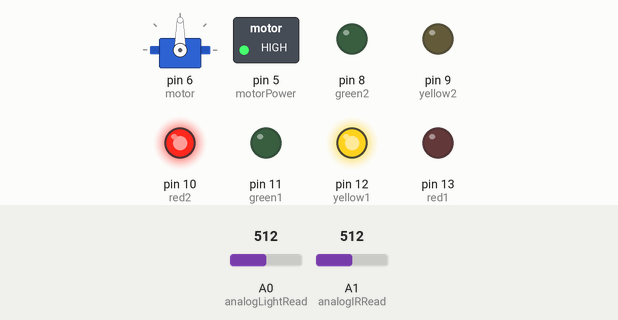
A sketch run on a simulated Arduino Uno, built with avr-gcc and run on an emulated ATmega328P. Shown: servo, switched loads named in the sketch (green lamp = pin HIGH), output pins drawn as LEDs (lit = HIGH). Inputs (shaded band) come from the test bench; at power-on: A1 (analogIRRead) = 512, A0 (analogLightRead) = 512. What the sketch prints to the serial monitor is not drawn.

Above: at 1.2 s.
1.3 s: A1 (analogIRRead) set to 961
At 2.2 s:
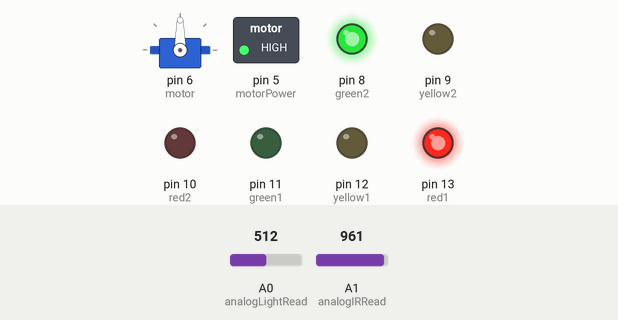
4.3 s: A1 (analogIRRead) set to 985
At 4.53 s:
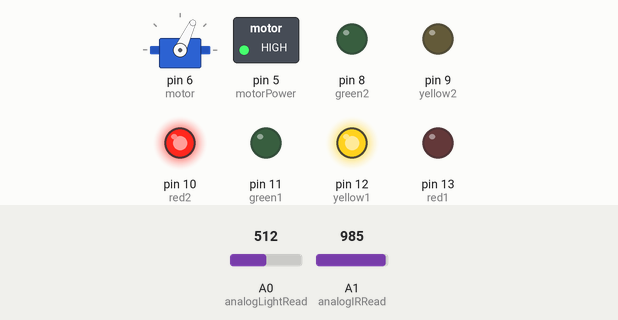
7.3 s: A1 (analogIRRead) set to 965
At 9.7 s:
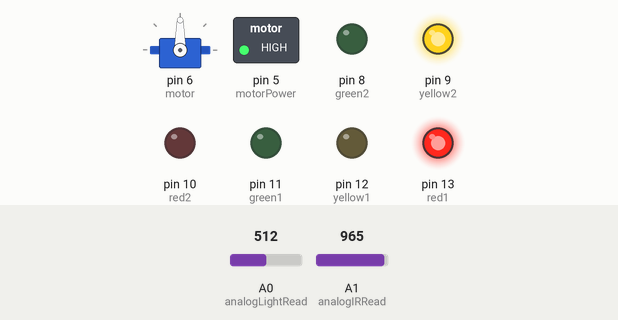
10.3 s: A1 (analogIRRead) set to 1023
At 10.84 s:
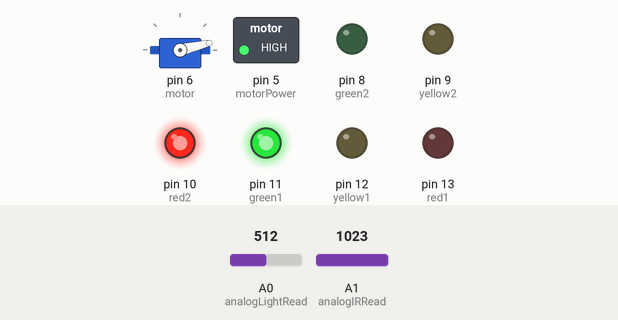
13.3 s: A1 (analogIRRead) set to 1009
16.3 s: A1 (analogIRRead) set to 990
Timing chart, 0 to 20.3 s (numbered marks = the images above; inputs shaded):
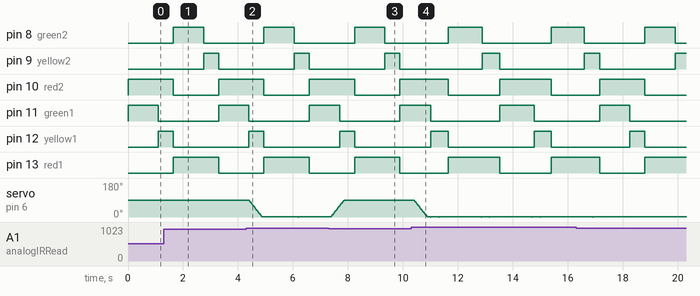

Measured:
- the behaviour switches between 974 and 975 on A1 (analogIRRead) (found by bisection; images 1 and 2)
- by itself, servo on pin 6 (motor): alternates 1° for 1.2 s and 0° for 0.01 s

The sketch:

ISPCode.ino
```cpp
#include <Servo.h>
//Traffic light/ Pedestrian
int trafficLightState;
int red1 = 13; //
int yellow1 = 12;
int green1 = 11;
int red2 = 10;
int yellow2= 9;
int green2 = 8;

//IR Sensor
int irSensorState = 0;
int analogIRRead = 1;
int limit = 975;

// Motor
int trafficGateState = 90;
boolean forward = false;
int motor = 6;
int motorPower = 5;
int count = 0;
int count2;

Servo myservo;

//Light detector
int analogLightRead = A0;

// Lamps
int lamp1 = 4; // Controlled by light detector
int lamp2 = 3;

void setup() {
  // put your setup code here, to run once:
  pinMode(red1,OUTPUT);
  pinMode(yellow1,OUTPUT);
  pinMode(green1,OUTPUT);
  pinMode(red2,OUTPUT);
  pinMode(yellow2,OUTPUT);
  pinMode(green2,OUTPUT);

  pinMode(motorPower,OUTPUT);
  digitalWrite(motorPower,HIGH);
  myservo.attach(motor);
  myservo.write(trafficLightState); // InitialState


  Serial.begin(9600);
}

void loop() {
  // put your main code here, to run repeatedly:
  trafficLight();
  trafficGate();
  lightDetector();
  delay(5);
}

void trafficLight() { // 6 second loop
  if (trafficLightState <= 200) {
    digitalWrite(green1,HIGH);
    digitalWrite(red1,LOW);

    digitalWrite(yellow2,LOW);
    digitalWrite(red2,HIGH);
  } else if (trafficLightState <= 300) {
    digitalWrite(green1,LOW);
    digitalWrite(yellow1,HIGH);
  } else if (trafficLightState <= 500) {
    digitalWrite(yellow1,LOW);
    digitalWrite(red1,HIGH);

    digitalWrite(green2,HIGH);
    digitalWrite(red2,LOW);
  } else if (trafficLightState <= 600) {

    digitalWrite(green2,LOW);
    digitalWrite(yellow2,HIGH);
  }
  else { // trafficLightState > 6000
   trafficLightState = 0;
  }


 trafficLightState++;
}

void trafficGate() {
      myservo.write(trafficGateState);
  int val = analogRead(analogIRRead);
  Serial.println(val);
  /*
  Serial.println(trafficGateState);
  Serial.println(count);
  Serial.println(forward);
  Serial.println("_");
  */

   if (trafficGateState <= 0 && forward)
  {
    if (val < limit)
    {
    if (count2 < 6)
        count2++;
      else {
     forward = false;
        count2 =0;
      }
    }
    else
    count2 = 0;
  }

    if (trafficGateState != 90)
  {
    if (forward && trafficGateState > 0)
      trafficGateState--;
    else
    {
        trafficGateState++;

    }
    return;
  }


  if (val >= limit && trafficGateState == 90 && !forward)
  {
     if (count < 15)
     {
       count++;
   }
     else {
        forward = true;
        trafficGateState = 89;
        count = 0;
     }
  }

  /*
  int count = 0;
  int val = analogRead(irRead);
  Serial.println(val);
  if (val <= limit && pos == 90)  {
    if (count >= 15)
    {
      count = 0;

    digitalWrite(13,LOW);
    for(pos = 90; pos>=1; pos-=1)     // goes from 90 degrees to 0 degrees
    {
      myservo.write(pos);              // tell servo to go to position in variable 'pos'
      delay(5);                       // waits 15ms for the servo to reach the position
    }
    }
    else
    {
       count++;
    }
  }
  else if (val > limit && pos == 0)  {
    digitalWrite(13,HIGH);
      for(pos = 0; pos < 90; pos += 1)  // goes from 0 degrees to 90 degrees
      {                                  // in steps of 1 degree
        myservo.write(pos);              // tell servo to go to position in variable 'pos'
        delay(5);                       // waits 15ms for the servo to reach the position
      }
  }
  */
}

void lightDetector() {
  int LDRReading = analogRead(analogLightRead);
  if (LDRReading < 10) {
    digitalWrite(4,HIGH);
  } else {
    digitalWrite(4,LOW);
  }
}
```
